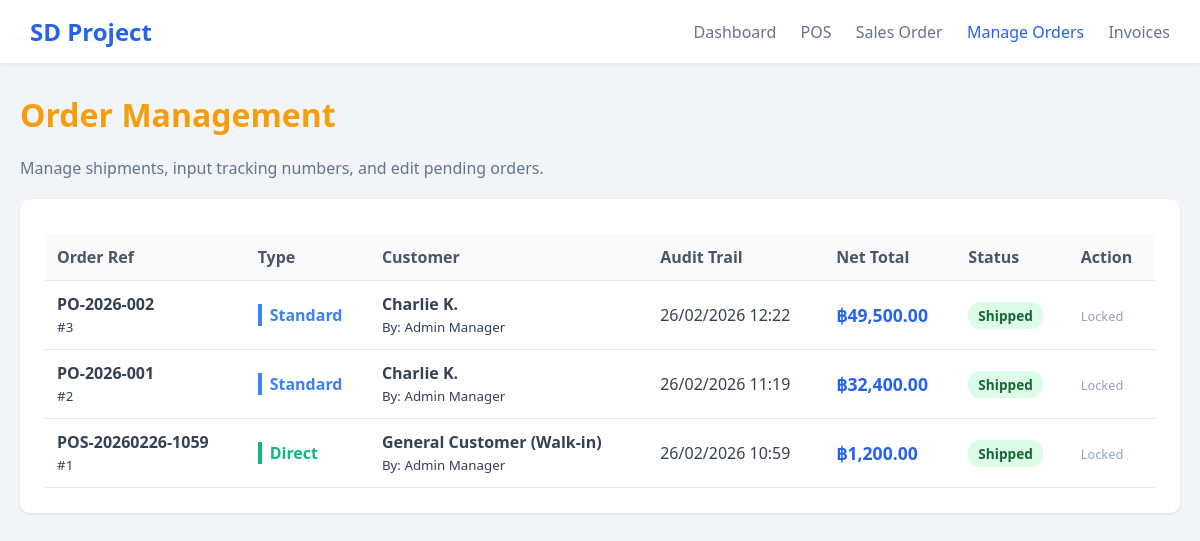
/manage_orders.php (signed in), run on an earlier commit of the app's database.
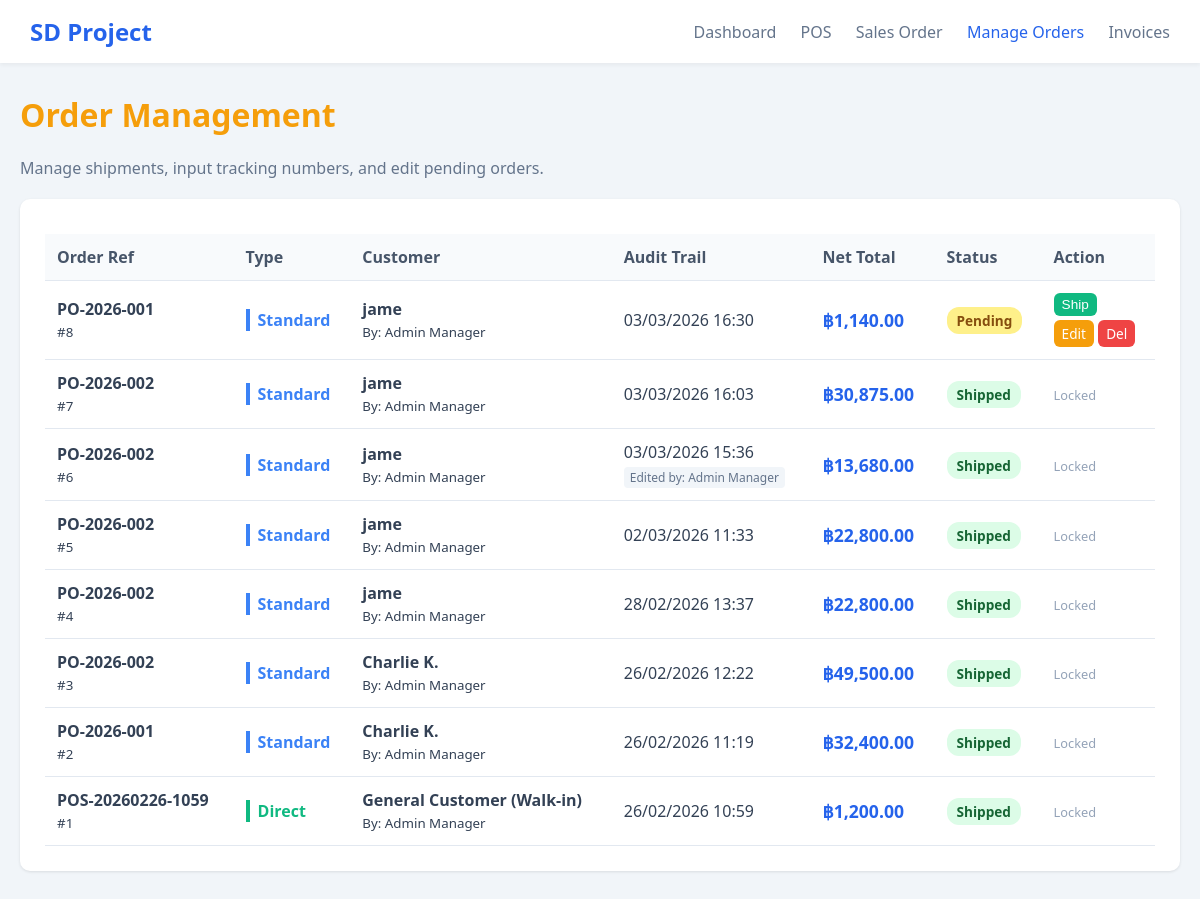
And on a later commit of the database.
### tables this page shows
CREATE TABLE `Orders` (
  `order_id` int NOT NULL,
  `po_ref` varchar(50) DEFAULT NULL,
  `order_type` enum('Standard','Direct') DEFAULT 'Standard',
  `customer_id` int NOT NULL,
  `employee_id` int NOT NULL,
  `order_date` datetime DEFAULT CURRENT_TIMESTAMP,
  `total_amount` decimal(10,2) DEFAULT '0.00',
  `discount_amount` decimal(10,2) DEFAULT '0.00',
  `net_total` decimal(10,2) DEFAULT '0.00',
  `status` enum('Pending','Shipped','Cancelled') DEFAULT 'Pending',
  `updated_at` datetime DEFAULT NULL ON UPDATE CURRENT_TIMESTAMP,
  `updated_by` int DEFAULT NULL,
  `is_deleted` tinyint(1) DEFAULT '0',
  `deleted_by` int DEFAULT NULL,
  `deleted_at` datetime DEFAULT NULL
);

CREATE TABLE `Customers` (
  `customer_id` int NOT NULL,
  `contact_name` varchar(100) NOT NULL,
  `address` text,
  `membership_level` enum('Standard','Premium') DEFAULT 'Standard',
  `is_deleted` tinyint(1) DEFAULT '0',
  `created_by` int DEFAULT NULL,
  `created_at` datetime DEFAULT CURRENT_TIMESTAMP,
  `deleted_by` int DEFAULT NULL,
  `deleted_at` datetime DEFAULT NULL
);

CREATE TABLE `Employees` (
  `employee_id` int NOT NULL,
  `employee_name` varchar(100) NOT NULL,
  `username` varchar(50) NOT NULL,
  `password` varchar(255) NOT NULL,
  `role` enum('Manager','Sales','Inventory') NOT NULL,
  `is_deleted` tinyint(1) DEFAULT '0',
  `created_at` datetime DEFAULT CURRENT_TIMESTAMP,
  `created_by` int DEFAULT NULL,
  `deleted_by` int DEFAULT NULL,
  `deleted_at` datetime DEFAULT NULL
);

### manage_orders.php (the view, shortened to what this page needs)
<?php
include 'db_connect.php';
$sql = "SELECT o.*, c.contact_name, c.address as cust_address,
               e.employee_name as creator_name, u.employee_name as updater_name
        FROM Orders o
        LEFT JOIN Customers c ON o.customer_id = c.customer_id
        LEFT JOIN Employees e ON o.employee_id = e.employee_id
        LEFT JOIN Employees u ON o.updated_by = u.employee_id
        WHERE o.is_deleted = 0 ORDER BY o.order_id DESC";
$orders = $conn->query($sql);
?>
<!DOCTYPE html>
<html lang="en">
<head>
    <link rel="stylesheet" href="style.css">
</head>
<body>
<nav class="navbar">
    <a href="index.php" class="nav-brand">SD Project</a>
    <div class="nav-menu">
        <a href="index.php">Dashboard</a>
        <a href="pos_direct_sale.php">POS</a>
        <a href="create_sale_order.php">Sales Order</a>
        <a href="manage_orders.php" class="active">Manage Orders</a>
        <a href="view_invoices.php">Invoices</a>
    </div>
</nav>
<div class="container">
    <div style="margin-bottom: 20px;">
        <h1 style="color: #f59e0b;">Order Management</h1>
        <p style="color: #64748b;">Manage shipments, input tracking numbers, and edit pending orders.</p>
    </div>
    <div class="card">
        <table>
            <thead>
                <tr>
                    <th>Order Ref</th>
                    <th>Type</th>
                    <th>Customer</th>
                    <th>Audit Trail</th>
                    <th>Net Total</th>
                    <th>Status</th>
                    <th>Action</th>
                </tr>
            </thead>
            <tbody>
                <?php while($o = $orders->fetch_assoc()): ?>
                <tr>
                    <td><strong><?php echo $o['po_ref']; ?></strong><br><small>#<?php echo $o['order_id']; ?></small></td>
                    <td><?php echo ($o['order_type'] == 'Standard') ? '<span class="type-std">Standard</span>' : '<span class="type-dir">Direct</span>'; ?></td>
                    <td><strong><?php echo $o['contact_name']; ?></strong><br><small>By: <?php echo $o['creator_name']; ?></small></td>
                    <td>
                        <?php echo date('d/m/Y H:i', strtotime($o['order_date'])); ?><br>
                        <?php if($o['updated_by']): ?>
                            <span class="audit-tag">Edited by: <?php echo $o['updater_name']; ?></span>
                        <?php endif; ?>
                    </td>
                    <td style="font-size: 1.1em; font-weight: bold; color: #2563eb;">฿<?php echo number_format($o['net_total'], 2); ?></td>
                    <td><?php echo ($o['status'] == 'Pending') ? '<span class="badge-pending">Pending</span>' : '<span class="badge-shipped">Shipped</span>'; ?></td>
                    <td>
                        <?php if($o['status'] == 'Pending'): ?>
                            <button type="button" class="btn btn-success" style="padding: 4px 8px; font-size: 0.85em; display:block; margin-bottom: 4px;"
                                    data-address="<?php echo htmlspecialchars($o['cust_address']); ?>"
                                    onclick="openShipModal(this, <?php echo $o['order_id']; ?>, '<?php echo $o['po_ref']; ?>')">
                                Ship
                            </button>
                            <a href="edit_sale_order.php?id=<?php echo $o['order_id']; ?>" class="btn btn-warning" style="padding: 4px 8px; font-size: 0.85em;">Edit</a>
                            <a href="?delete_id=<?php echo $o['order_id']; ?>" class="btn btn-danger" style="padding: 4px 8px; font-size: 0.85em;" onclick="return confirm('Move to trash?')">Del</a>
                        <?php else: ?>
                            <span style="color: #94a3b8; font-size: 0.8em;">Locked</span>
                        <?php endif; ?>
                    </td>
                </tr>
                <?php endwhile; ?>
            </tbody>
        </table>
    </div>
</div>
</body>
</html>

What changed in the data, as far as the page shows it:
added orders: po_ref "PO-2026-001", order_id "8", order_type "Standard", customer.contact_name "jame", employee.employee_name "Admin Manager", order_date "03/03/2026 16:30", net_total "1,140.00", status "Pending"
added orders: po_ref "PO-2026-002", order_id "7", order_type "Standard", customer.contact_name "jame", employee.employee_name "Admin Manager", order_date "03/03/2026 16:03", net_total "30,875.00", status "Shipped"
added orders: po_ref "PO-2026-002", order_id "6", order_type "Standard", customer.contact_name "jame", employee.employee_name "Admin Manager", order_date "03/03/2026 15:36", net_total "13,680.00", status "Shipped"
added orders: po_ref "PO-2026-002", order_id "5", order_type "Standard", customer.contact_name "jame", employee.employee_name "Admin Manager", order_date "02/03/2026 11:33", net_total "22,800.00", status "Shipped"
added orders: po_ref "PO-2026-002", order_id "4", order_type "Standard", customer.contact_name "jame", employee.employee_name "Admin Manager", order_date "28/02/2026 13:37", net_total "22,800.00", status "Shipped"
